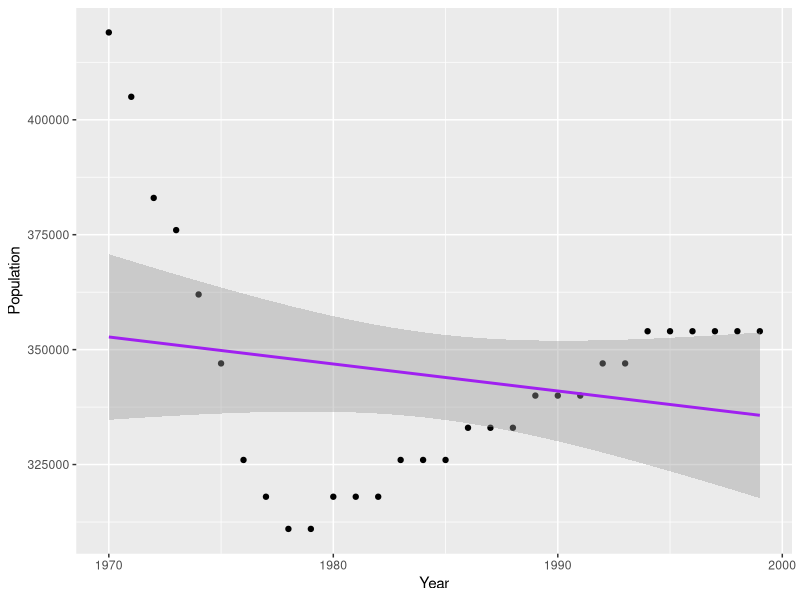

Write the R code that produced this figure.
## ---- chunk 1
# Add if statements to separate cts and discrete data
#xx for discrete, we'll do classic glm, poi, nb, nls
# for cts, we'll do classic glm, exp, beta
# may be helpful to export:
#   plot with each fit
#xx   aic values
#   residual plots
#   maybe make reco based on aic, subjective
library(tidyverse)
library(here)
library(MASS)
whale <- read_csv(here("data", "sperm_whale_pop.csv"))
monarch <- read_csv(here("data", "monarch.csv"))
## ---- chunk 2

pop.decline.dis <- function(df, ntimes){
  
  if(class(df$Population) == "integer"){
  glm.fit <- glm(df$Population ~ df$Year, data = df)
  fit.poi <- glm(df$Population ~ df$Year, data = df, family = "poisson")
  fit.nb <- glm.nb(df$Population ~ df$Year, data = df)
  fits <- list(summary(glm.fit), summary(fit.poi), summary(fit.nb))
  lm.fit <- lm(log(Population) ~ log(Year), data = df)
  #nls.fit <- nls(Population ~ b0*Year^b1, 
    #data = df, start = list(b0 = exp(coef(lm.fit)[1]), b1 = coef(lm.fit)[2]))
  
  #compare AIC
  mods <- c("Linear Model", "Poisson", "Negative Binomial")
  aics <- c(summary(glm.fit)$aic, summary(fit.poi)$aic, summary(fit.nb)$aic)
  #aic_summary <- cat(mods, "\n", aics)
  aic_summary <- cat("AIC for Each Model", "\n",
               mods[1], ": ", aics[1], "\n", 
               mods[2], ": ", aics[2], "\n",
               mods[3], ": ", aics[3], "\n")
  
  #show plot with each model fit
  plot1 <- ggplot(data = df, aes(x = Year, y = Population)) +
  geom_point() +
  #geom_smooth (method = "nls",
   #            formula = y ~ b0*x^b1, 
    #data = monarch, start = c(b0 = exp(coef(lm.fit)[1]), b1 = coef(lm.fit)[2]), color = "yellow") +
  geom_smooth(method='glm',formula=y~x, method.args = list(family = "poisson"), color = "orange") +
  geom_smooth(method='glm',formula=y~x, color = "purple") + 
  geom_smooth(method='glm.nb',formula=y~x, color = "green")
  labs(x = "Year", y = "Population")
  
  #show residual plots
  resid.plot1 <- plot(glm.fit$residuals)
  resid.plot2 <- plot(fit.poi$residuals)
  resid.plot3 <- plot(fit.nb$residuals)
  
  # do simulation for lowest aic
  best_model <- fits[[order(aics)[1]]]
  ntimes <- 100
  n <- length(df$Population)
  y.hat <- best_modeli$fitted.values
  if(order(aics)[1] == 1){
    y.rep <- matrix(ncol = ntimes, data = rep(rpois(n*ntimes, y.hat)))
  }
  else if(order(aics)[2] == 1){
    y.rep <- matrix(ncol = ntimes, data = rep(rpois(n*ntimes, y.hat)))
  }
  else{
    y.rep <- matrix(ncol = ntimes, data = rep(rpois(n*ntimes, y.hat)))
  }
  
  #return stuff
  structure(list(aic_summary))
  par(mfrow = c(2,2))
  return(list(plot1, resid.plot1, resid.plot2, resid.plot3))
  
  }
  if(class(df$Population) == "numeric"){
    glm.fit <- glm(df$Population ~ df$Year, data = df)
    fit.exp <- glm(df$Population ~ df$Year, data = df, family = "Gamma")
    #fit.beta <- glm(df$Population ~ df$Year, data = df, family = "beta")
    
    lm.fit <- lm(log(Population) ~ log(Year), data = df)
    #nls.fit <- nls(Population ~ b0*Year^b1, 
    #data = df, start = list(b0 = exp(coef(lm.fit)[1]), b1 = coef(lm.fit)[2]))
  
  #compare AIC
  mods <- c("Linear Model", "Exponential", "Nonlinear Least Squares")
  aics <- c(summary(glm.fit)$aic, summary(fit.exp)$aic)#, summary(nls.fit)$aic)
  aic_summary <- cat(mods, "\n", aics)
  
  #show plot with each model fit
  plot1 <- ggplot(data = df, aes(x = Year, y = Population)) +
  geom_point() +
  # geom_smooth (method = "nls",
  #             formula = y ~ b0*x^b1, 
  #   data = monarch, start = c(b0 = exp(coef(lm.fit)[1]), b1 = coef(lm.fit)[2]), color = "yellow") +
  #geom_smooth(method='glm',formula=y~x, method.args = list(family = "Gamma"), color = "orange") +
  geom_smooth(method='glm',formula=y~x, color = "purple") + 
  #geom_smooth(method='glm.nb',formula=y~x, color = "green")
  labs(x = "Year", y = "Population") 
  
  structure(list(aic_summary))
  return(list(plot1))
  }
}
## ---- chunk 3
pop.decline.dis(df = whale, ntimes = 100)
pop.decline.dis(df = monarch, ntimes = 100)
